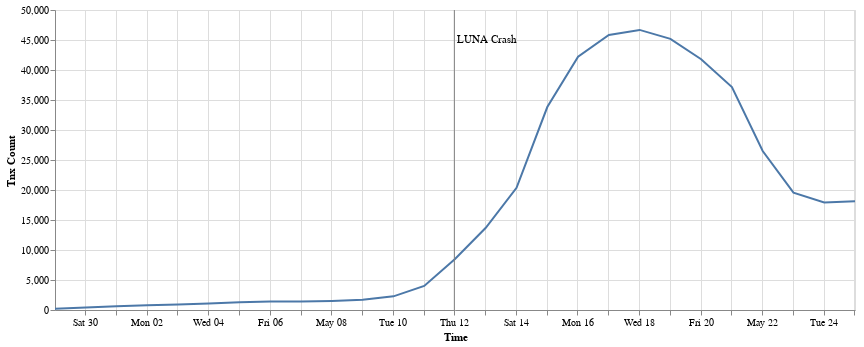

The code cell stored with this chart in its notebook:
### Code cell
result = pd.DataFrame()

rolling = g.rolling(step='1 day', window='1 week')

result['Tnx Count'] = [w.layer('LUNC').num_edges() for w in rolling]
result['Time'] = [w.layer('LUNC').end_date_time() for w in rolling]

chart = alt.Chart(result).mark_line().encode(
    x="Time:T",
    y="Tnx Count:Q",
).properties(
    width=800,
).add_selection(
    selection
)

alt.layer(chart, event_chart)

### Figure 1 — Vega-Lite specification as saved in the notebook (floating-point values rounded to 4 significant figures)
{"config": {"view": {"continuousWidth": 400, "continuousHeight": 300}}, "layer": [{"data": {"name": "data-8e4e58ed3af4d44d39b7cf7b01e7f330"}, "mark": "line", "encoding": {"x": {"type": "temporal", "field": "Time"}, "y": {"type": "quantitative", "field": "Tnx Count"}}, "selection": {"selector058": {"type": "multi", "fields": ["Layer"], "bind": "legend"}}, "width": 800}, {"layer": [{"mark": {"type": "rule", "color": "gray"}, "encoding": {"x": {"type": "temporal", "field": "Time"}}}, {"mark": {"type": "text", "align": "left", "color": "black", "dx": 3, "dy": -120}, "encoding": {"text": {"type": "nominal", "field": "event"}, "x": {"type": "temporal", "field": "Time"}}}], "data": {"name": "data-03a7e27a271f30803a3f9052d97f8a33"}}], "$schema": "https://vega.github.io/schema/vega-lite/v4.8.1.json", "datasets": {"data-8e4e58ed3af4d44d39b7cf7b01e7f330": [{"Tnx Count": 199, "Time": "2022-04-29T00:30:15"}, {"Tnx Count": 432, "Time": "2022-04-30T00:30:15"}, {"Tnx Count": 621, "Time": "2022-05-01T00:30:15"}, {"Tnx Count": 789, "Time": "2022-05-02T00:30:15"}, {"Tnx Count": 936, "Time": "2022-05-03T00:30:15"}, {"Tnx Count": 1101, "Time": "2022-05-04T00:30:15"}, {"Tnx Count": 1284, "Time": "2022-05-05T00:30:15"}, {"Tnx Count": 1418, "Time": "2022-05-06T00:30:15"}, {"Tnx Count": 1425, "Time": "2022-05-07T00:30:15"}, {"Tnx Count": 1519, "Time": "2022-05-08T00:30:15"}, {"Tnx Count": 1721, "Time": "2022-05-09T00:30:15"}, {"Tnx Count": 2277, "Time": "2022-05-10T00:30:15"}, {"Tnx Count": 4013, "Time": "2022-05-11T00:30:15"}, {"Tnx Count": 8496, "Time": "2022-05-12T00:30:15"}, {"Tnx Count": 13708, "Time": "2022-05-13T00:30:15"}, {"Tnx Count": 20370, "Time": "2022-05-14T00:30:15"}, {"Tnx Count": 33824, "Time": "2022-05-15T00:30:15"}, {"Tnx Count": 42222, "Time": "2022-05-16T00:30:15"}, {"Tnx Count": 45834, "Time": "2022-05-17T00:30:15"}, {"Tnx Count": 46683, "Time": "2022-05-18T00:30:15"}, {"Tnx Count": 45192, "Time": "2022-05-19T00:30:15"}, {"Tnx Count": 41798, "Time": "2022-05-20T00:30:15"}, {"Tnx Count": 37166, "Time": "2022-05-21T00:30:15"}, {"Tnx Count": 26492, "Time": "2022-05-22T00:30:15"}, {"Tnx Count": 19564, "Time": "2022-05-23T00:30:15"}, {"Tnx Count": 17920, "Time": "2022-05-24T00:30:15"}, {"Tnx Count": 18134, "Time": "2022-05-25T00:30:15"}], "data-03a7e27a271f30803a3f9052d97f8a33": [{"Time": "2022-05-12", "event": "LUNA Crash"}]}}
